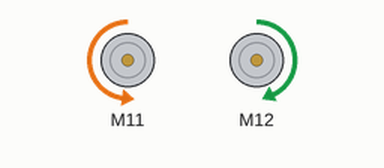
Bench run of a sketch on a simulated Arduino Uno, built with avr-gcc and run on an emulated ATmega328P. Shown: 2 × DC motor (green arrow = forward, orange = backward, longer = faster).

Above: at 1.0 s.
Timing chart, 0 to 5.7 s (numbered marks = the images above):
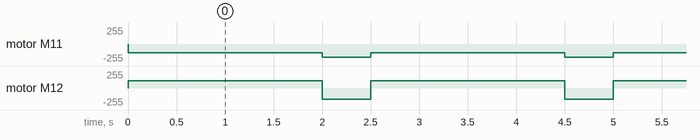

Measured:
- by itself, motor M11: alternates backward 200/255 for 0.50 s and backward 130/255 for 2.0 s
- by itself, motor M12: alternates backward 171/255 for 0.50 s and forward 111/255 for 2.0 s

The sketch:

1.OpenLoop.ino
```cpp
#include <Arduino.h>
#include <MeAuriga.h>

MeEncoderOnBoard motor_r(SLOT1);
MeEncoderOnBoard motor_l(SLOT2);

const float CALIBRATION = 110.0 / 128.0;

void _delay(float seconds) {
  if(seconds < 0.0){
    seconds = 0.0;
  }
  long endTime = millis() + seconds * 1000;
  while(millis() < endTime) _loop();
}

void isr_process_encoder1(void)
{
  if(digitalRead(motor_r.getPortB()) == 0) motor_r.pulsePosMinus();
  else motor_r.pulsePosPlus();
}

void isr_process_encoder2(void)
{
  if(digitalRead(motor_l.getPortB()) == 0) motor_l.pulsePosMinus();
  else motor_l.pulsePosPlus();
}

void move(int direction, int speed)
{
  int leftSpeed = 0;
  int rightSpeed = 0;

  switch(direction){
	case 1:
		leftSpeed = speed * CALIBRATION;
		rightSpeed = -speed;
		break;
	case 2:
		leftSpeed = -speed * CALIBRATION;
		rightSpeed = speed;
		break;
  case 3:
		leftSpeed = -speed * CALIBRATION;
		rightSpeed = -speed;
		break;
  case 4:
		leftSpeed = speed * CALIBRATION;
		rightSpeed = speed;
		break;
  }

  motor_r.setTarPWM(rightSpeed);
  motor_l.setTarPWM(leftSpeed);
}

void setup() {
  TCCR1A = _BV(WGM10);
  TCCR1B = _BV(CS11) | _BV(WGM12);
  TCCR2A = _BV(WGM21) | _BV(WGM20);
  TCCR2B = _BV(CS21);

  attachInterrupt(motor_r.getIntNum(), isr_process_encoder1, RISING);
  attachInterrupt(motor_l.getIntNum(), isr_process_encoder2, RISING);
}

void loop() {
  _loop();

  for (int i=0; i < 4; i++){
    move(1, 130);
    _delay(2);
    move(3, 200);
    _delay(0.5);
  }
}

void _loop() {
  motor_r.loop();
  motor_l.loop();
}
```
